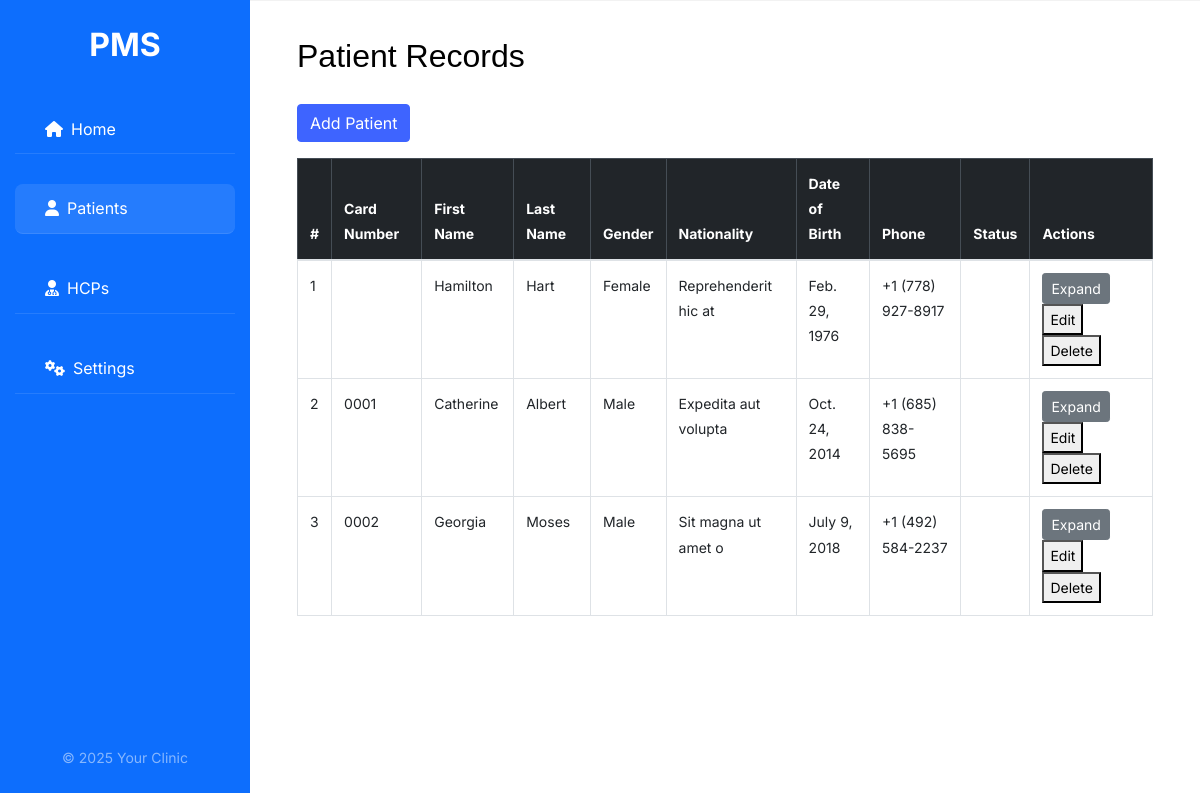
The app's page /patients/ with its own data.
### patients_app/models.py (models this page shows)
class Patient(models.Model):
    patient_id = models.AutoField(primary_key=True)
    card_number = models.CharField(max_length=100, unique=True)
    first_name = models.CharField(max_length=100)
    last_name = models.CharField(max_length=100)
    profile_path = models.CharField(max_length=255, blank=True, null=True)
    passport_path = models.CharField(max_length=255, blank=True, null=True)
    grandfather_name = models.CharField(max_length=100, blank=True, null=True)
    gender = models.CharField(max_length=10)
    country = models.CharField(max_length=100, blank=True, null=True)
    class MaritalStatus(models.TextChoices):
        SINGLE = 'SINGLE', 'Single'
        MARRIED = 'MARRIED', 'Married'
        DIVORCED = 'DIVORCED', 'Divorced'
        WIDOWED = 'WIDOWED', 'Widowed'
    marital_status = models.CharField(max_length=20, choices=MaritalStatus.choices, null=True, blank=True)
    profession = models.CharField(max_length=100, blank=True, null=True)
    traveling_to = models.CharField(max_length=100, blank=True, null=True)
    nationality = models.CharField(max_length=100, blank=True, null=True)
    region = models.CharField(max_length=100, blank=True, null=True)
    zone = models.CharField(max_length=100, blank=True, null=True)
    woreda = models.CharField(max_length=100, blank=True, null=True)
    house_number = models.CharField(max_length=100, blank=True, null=True)
    image = models.CharField(max_length=255, blank=True, null=True)
    user_profile_image = models.CharField(max_length=255, blank=True, null=True)
    passport_number = models.CharField(max_length=100, blank=True, null=True)
    date_of_birth = models.DateField()
    allergies = models.TextField(blank=True, null=True)
    chronic_illness = models.TextField(blank=True, null=True)
    medication = models.TextField(blank=True, null=True)
    class PatientStatus(models.TextChoices):
        ACTIVE = 'ACTIVE', 'Active'
        INACTIVE = 'INACTIVE', 'Inactive'
        DECEASED = 'DECEASED', 'Deceased'
    patient_status = models.CharField(max_length=20, choices=PatientStatus.choices)
    phone_number = models.CharField(max_length=20, blank=True, null=True)
    organization_id = models.IntegerField(null=True, blank=True)
    branch_id = models.IntegerField(null=True, blank=True)
    is_credit_customer = models.BooleanField(default=False)

### patients_app/views.py (the view)
# urls.py: path('patients/', views.patients, name='patients'),
def patients(request):
    patients = Patient.objects.prefetch_related('medical_histories').all()
    return render(request,'patient.html', {'patients': patients})

### patients_app/templates/patient.html (shortened to what this page needs)
{% extends "layout.html" %}
{% load static %}
{% block content %}
<div class="container">
  <h2 class="mb-4">Patient Records</h2>
  <button class="btn btn-primary mb-3" onclick="showPatientModal()">Add Patient</button>
  <div class="table-container">
    <table class="table table-bordered table-hover align-middle">
        <thead class="table-dark">
          <tr>
            <th>#</th>
            <th>Card Number</th>
            <th>First Name</th>
            <th>Last Name</th>
            <th>Gender</th>
            <th>Nationality</th>
            <th>Date of Birth</th>
            <th>Phone</th>
            <th>Status</th>
            <th>Actions</th>
          </tr>
        </thead>
        <tbody id="patientTableBody">
          {% for patient in patients %}
            <tr>
              <td>{{ patient.patient_id }}</td>
              <td>{{ patient.card_number }}</td>
              <td>{{ patient.first_name }}</td>
              <td>{{ patient.last_name }}</td>
              <td>{{ patient.gender }}</td>
              <td>{{ patient.nationality }}</td>
              <td>{{ patient.date_of_birth }}</td>
              <td>{{ patient.phone_number }}</td>
              <td>{{ patient.patient_status }}</td>
              <td>
                <button class="btn btn-sm btn-secondary" type="button" data-bs-toggle="collapse" data-bs-target="#history-{{ patient.patient_id }}">
                  Expand
                </button>
                <button onclick="UpdatePatient('{{ patient.patient_id }}')">Edit</button>
                <button onclick="DeletePatient('{{ patient.patient_id }}')">Delete</button>
              </td>
            </tr>
          {% empty %}
            <tr>
              <td colspan="10">No patients found.</td>
            </tr>
          {% endfor %}
        </tbody>
      </table>
  </div>
</div>
{% endblock %}

### patients_app/templates/layout.html (shortened to what this page needs)
{% load static %}
<!DOCTYPE html>
<html lang="en">
<head>
  <link rel="stylesheet" href="https://cdnjs.cloudflare.com/ajax/libs/font-awesome/6.5.0/css/all.min.css">
  <link href="https://cdn.jsdelivr.net/npm/bootstrap@5.3.0/dist/css/bootstrap.min.css" rel="stylesheet">
  <link rel="stylesheet" href="{% static 'styles/layoutStyle.css' %}">
</head>
<body>
  <div class="d-flex">
    <nav id="sidebar" class="d-flex flex-column position-relative">
      <div class="logo">PMS</div>
      <ul class="components mb-auto">
        <li class="{% if request.path == '/' %}active{% endif %}">
          <a href="/"><i class="fa fa-home me-2"></i>Home</a>
        </li>
        <li class="{% if request.path|slice:'0:9' == '/patients' %}active{% endif %}">
          <a href="/patients/"><i class="fa fa-user me-2"></i>Patients</a>
        </li>
        <li>
          <a href="#"><i class="fa fa-user-md me-2"></i>HCPs</a>
        </li>
        <li>
          <a href="#"><i class="fa fa-cogs me-2"></i>Settings</a>
        </li>
      </ul>
      <div class="footer text-white-50">
        &copy; <script>document.write(new Date().getFullYear());</script> Your Clinic
      </div>
    </nav>
    <div id="content" class="flex-grow-1">
      {% block content %}
      {% endblock %}
    </div>
  </div>
</body>
</html>

### patients_app/templates/layout.html (style rules this page uses)
body { font-family: 'Inter', sans-serif; background-color: #f8f9fa; }
#sidebar { min-width: 250px; max-width: 250px; background: #0d6efd; color: #fff; transition: all 0.3s; }
#sidebar .logo { font-size: 2rem; padding: 1rem; display: block; text-align: center; color: #fff; font-weight: bold; }
#sidebar ul.components { padding: 0; }
#sidebar ul li { padding: 15px; list-style: none; }
#sidebar ul li a { color: #fff; text-decoration: none; display: block; }
#sidebar ul li a:hover, #sidebar ul li.active > a { background: rgba(255, 255, 255, 0.1); border-radius: 8px; }
#sidebar .footer { position: absolute; bottom: 20px; width: 100%; padding: 10px; font-size: 0.875rem; text-align: center; }
#content { width: 100%; padding: 2rem; min-height: 100vh; background-color: #fff; box-shadow: inset 0 1px 0 rgba(0, 0, 0, 0.05); }

### patients_app/templates/patient.html (style rules this page uses)
.table-container { overflow-x: auto; }

### records on screen
Patient: patient_id "1", first_name "Hamilton", last_name "Hart", gender "Female", nationality "Reprehenderit hic at", date_of_birth "Feb. 29, 1976", phone_number "+1 (778) 927-8917"
Patient: patient_id "2", card_number "0001", first_name "Catherine", last_name "Albert", gender "Male", nationality "Expedita aut volupta", date_of_birth "Oct. 24, 2014", phone_number "+1 (685) 838-5695"
Patient: patient_id "3", card_number "0002", first_name "Georgia", last_name "Moses", gender "Male", nationality "Sit magna ut amet o", date_of_birth "July 9, 2018", phone_number "+1 (492) 584-2237"
